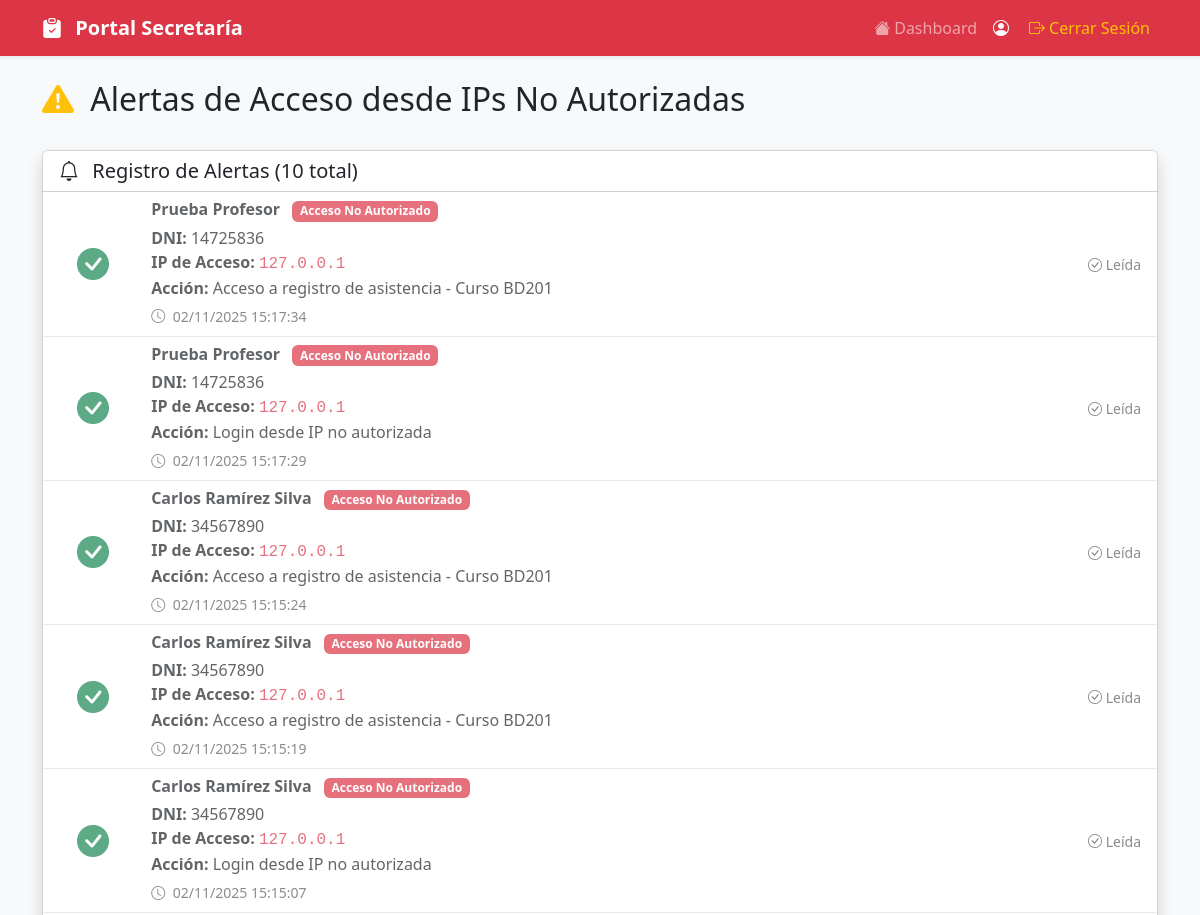
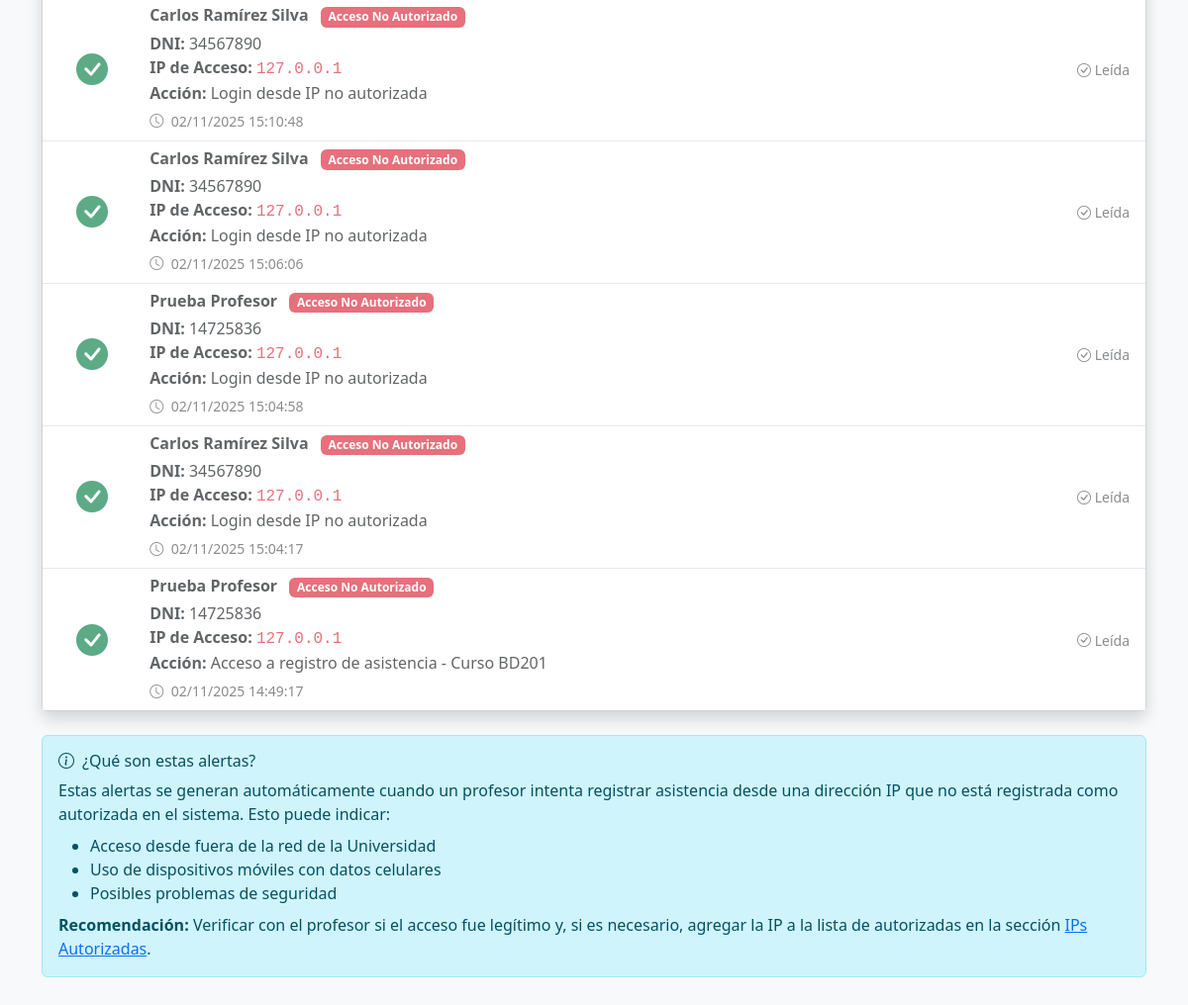
Page /gestion/alertas/ (signed in) on the committed database (2 pictures, top to bottom).
### app/models/usuario/alerta_models.py (models this page shows, shortened)
class AlertaAccesoIP(models.Model):
    profesor = models.ForeignKey(
        Profesor,
        on_delete=models.CASCADE,
        related_name='alertas_ip'
    )
    ip_address = models.GenericIPAddressField()
    fecha_hora = models.DateTimeField(auto_now_add=True)
    accion = models.CharField(max_length=200)  # Ej: "Registro de asistencia en CS101"
    leida = models.BooleanField(default=False)
    class Meta:
        db_table = 'alerta_acceso_ip'
        verbose_name = 'Alerta de Acceso IP'
        verbose_name_plural = 'Alertas de Acceso IP'
        ordering = ['-fecha_hora']

### app/models/usuario/models.py (models this page shows, shortened)
class Profesor(models.Model):
    usuario = models.OneToOneField(
        Usuario,
        on_delete=models.CASCADE,
        primary_key=True,
        related_name='profesor'
    )
    tipo_profesor = models.ForeignKey(
        TipoProfesor,
        on_delete=models.PROTECT,
        related_name='profesores'
    )
    escuela = models.ForeignKey(
        Escuela,
        on_delete=models.PROTECT,
        related_name='profesores',
        null=True,
        blank=True
    )
    especialidad = models.CharField(max_length=200, blank=True, null=True)
    grado_academico = models.CharField(max_length=100, blank=True, null=True)
    cv_url = models.URLField(blank=True, null=True)
    class Meta:
        db_table = 'profesor'
        verbose_name = 'Profesor'
        verbose_name_plural = 'Profesores'

class Usuario(AbstractBaseUser, PermissionsMixin):
    codigo = models.CharField(max_length=20, unique=True, primary_key=True)
    nombres = models.CharField(max_length=100)
    apellidos = models.CharField(max_length=100)
    email = models.EmailField(unique=True, validators=[EmailValidator()])
    telefono = models.CharField(max_length=20, blank=True, null=True)
    dni = models.CharField(
        max_length=8,
        unique=True,
        validators=[RegexValidator(regex=r'^\d{8}$', message='DNI debe tener 8 dígitos')]
    )
    tipo_usuario = models.ForeignKey(
        TipoUsuario,
        on_delete=models.PROTECT,
        related_name='usuarios'
    )
    estado_cuenta = models.ForeignKey(
        EstadoCuenta,
        on_delete=models.PROTECT,
        related_name='usuarios',
        default='ACTIVO'
    )
    permisos_usuario = models.ManyToManyField(
        Permiso,
        related_name='usuarios',
        blank=True
    )
    fecha_registro = models.DateTimeField(auto_now_add=True)
    fecha_actualizacion = models.DateTimeField(auto_now=True)
    ultimo_acceso = models.DateTimeField(null=True, blank=True)
    direccion_ip_ultimo_acceso = models.GenericIPAddressField(null=True, blank=True)
    is_active = models.BooleanField(default=True)
    is_staff = models.BooleanField(default=False)
    is_superuser = models.BooleanField(default=False)
    objects = UsuarioManager()
    USERNAME_FIELD = 'email'
    REQUIRED_FIELDS = ['codigo', 'nombres', 'apellidos', 'dni']
    class Meta:
        db_table = 'usuario'
        verbose_name = 'Usuario'
        verbose_name_plural = 'Usuarios'
        ordering = ['apellidos', 'nombres']

### app/models/usuario/admin_views.py (the view)
# urls.py: path('gestion/alertas/', admin_views.listar_alertas, name='listar_alertas'),
@never_cache
@login_required
def listar_alertas(request):
    if not hasattr(request.user, 'tipo_usuario'):
        messages.error(request, 'No tiene permisos para acceder a esta página.')
        return redirect('login')
    tipo = request.user.tipo_usuario.nombre
    if tipo not in ['Administrador', 'Secretaria']:
        messages.error(request, 'Solo administradores y secretarias pueden ver las alertas.')
        return redirect('login')
    alertas = AlertaAccesoIP.objects.select_related(
        'profesor__usuario'
    ).order_by('-fecha_hora')
    alertas_no_leidas = alertas.filter(leida=False).count()
    puede_editar = (tipo == 'Administrador')
    context = {
        'alertas': alertas,
        'alertas_no_leidas': alertas_no_leidas,
        'puede_editar': puede_editar,
    }
    return render(request, 'admin/listar_alertas.html', context)

### Templates/admin/listar_alertas.html (shortened to what this page needs)
<!doctype html>
<html lang="es">
<head>
    <link href="https://cdn.jsdelivr.net/npm/bootstrap@5.3.2/dist/css/bootstrap.min.css" rel="stylesheet">
    <link rel="stylesheet" href="https://cdn.jsdelivr.net/npm/bootstrap-icons@1.11.1/font/bootstrap-icons.css">
</head>
<body class="bg-light">
        <nav class="navbar navbar-expand-lg navbar-dark bg-danger shadow-sm">
        <div class="container">
            <a class="navbar-brand fw-bold" href="{% if usuario.tipo_usuario.nombre == 'Administrador' %}{% url 'admin_dashboard' %}{% else %}{% url 'secretaria_dashboard' %}{% endif %}">
                <i class="bi {% if usuario.tipo_usuario.nombre == 'Administrador' %}bi-shield-fill{% else %}bi-clipboard-check-fill{% endif %} me-2"></i>
                Portal {% if usuario.tipo_usuario.nombre == 'Administrador' %}Administrador{% else %}Secretaría{% endif %}
            </a>
            <div class="collapse navbar-collapse" id="navbarNav">
                <ul class="navbar-nav ms-auto">
                    <li class="nav-item">
                        <a class="nav-link" href="{% if usuario.tipo_usuario.nombre == 'Administrador' %}{% url 'admin_dashboard' %}{% else %}{% url 'secretaria_dashboard' %}{% endif %}">
                            <i class="bi bi-house-fill me-1"></i>Dashboard
                        </a>
                    </li>
                    <li class="nav-item">
                        <span class="nav-link text-white">
                            <i class="bi bi-person-circle me-1"></i>{{ usuario.nombre_completo }}
                        </span>
                    </li>
                    <li class="nav-item">
                        <a class="nav-link text-warning" href="{% url 'logout' %}">
                            <i class="bi bi-box-arrow-right me-1"></i>Cerrar Sesión
                        </a>
                    </li>
                </ul>
            </div>
        </div>
    </nav>
    <main class="container mt-4 mb-5">
        <div class="row mb-4">
            <div class="col-md-8">
                <h2>
                    <i class="bi bi-exclamation-triangle-fill text-warning me-2"></i>
                    Alertas de Acceso desde IPs No Autorizadas
                </h2>
            </div>
            <div class="col-md-4 text-end">
            </div>
        </div>
        <div class="card shadow">
            <div class="card-header bg-white">
                <h5 class="mb-0">
                    <i class="bi bi-bell me-2"></i>
                    Registro de Alertas ({{ alertas.count }} total)
                </h5>
            </div>
            <div class="card-body p-0">
                {% if alertas %}
                <div class="list-group list-group-flush">
                    {% for alerta in alertas %}
                    <div class="list-group-item {% if not alerta.leida %}alerta-no-leida{% else %}alerta-leida{% endif %}"
                         data-alerta-id="{{ alerta.id }}">
                        <div class="row align-items-center">
                            <div class="col-md-1 text-center">
                                {% if not alerta.leida %}
                                    <i class="bi bi-exclamation-circle-fill text-warning" style="font-size: 2rem;"></i>
                                {% else %}
                                    <i class="bi bi-check-circle-fill text-success" style="font-size: 2rem;"></i>
                                {% endif %}
                            </div>
                            <div class="col-md-9">
                                <h6 class="mb-1">
                                    <strong>{{ alerta.profesor.usuario.nombres }} {{ alerta.profesor.usuario.apellidos }}</strong>
                                    <span class="badge bg-danger ms-2">Acceso No Autorizado</span>
                                </h6>
                                <p class="mb-1">
                                    <strong>DNI:</strong> {{ alerta.profesor.usuario.dni }}<br>
                                    <strong>IP de Acceso:</strong>
                                    <code class="text-danger fs-6">{{ alerta.ip_address }}</code><br>
                                    <strong>Acción:</strong> {{ alerta.accion }}
                                </p>
                                <small class="text-muted">
                                    <i class="bi bi-clock me-1"></i>
                                    {{ alerta.fecha_hora|date:"d/m/Y H:i:s" }}
                                </small>
                            </div>
                            <div class="col-md-2 text-end">
                                {% if not alerta.leida %}
                                <button class="btn btn-sm btn-outline-success marcar-leida"
                                        data-alerta-id="{{ alerta.id }}"
                                        title="Marcar como leída">
                                    <i class="bi bi-check2"></i> Marcar Leída
                                </button>
                                {% else %}
                                <small class="text-muted">
                                    <i class="bi bi-check-circle"></i> Leída
                                </small>
                                {% endif %}
                            </div>
                        </div>
                    </div>
                    {% endfor %}
                </div>
                {% endif %}
            </div>
        </div>
        <div class="alert alert-info mt-4">
            <h6 class="alert-heading">
                <i class="bi bi-info-circle me-2"></i>¿Qué son estas alertas?
            </h6>
            <p class="mb-0">
                Estas alertas se generan automáticamente cuando un profesor intenta registrar asistencia
                desde una dirección IP que no está registrada como autorizada en el sistema.
                Esto puede indicar:
            </p>
            <ul class="mb-0 mt-2">
                <li>Acceso desde fuera de la red de la Universidad</li>
                <li>Uso de dispositivos móviles con datos celulares</li>
                <li>Posibles problemas de seguridad</li>
            </ul>
            <p class="mt-2 mb-0">
                <strong>Recomendación:</strong> Verificar con el profesor si el acceso fue legítimo y,
                si es necesario, agregar la IP a la lista de autorizadas en la sección
                <a href="{% url 'listar_ips' %}">IPs Autorizadas</a>.
            </p>
        </div>
    </main>
</body>
</html>

### Templates/admin/listar_alertas.html (style rules this page uses)
.alerta-leida { opacity: 0.7; }

### rows in the picture
AlertaAccesoIP: leida True (drawn), profesor.usuario.nombres "Prueba", profesor.usuario.apellidos "Profesor", profesor.usuario.dni "14725836", ip_address "127.0.0.1", accion "Acceso a registro de asistencia - Curso BD201", fecha_hora "02/11/2025 15:17:34"
AlertaAccesoIP: leida True (drawn), profesor.usuario.nombres "Prueba", profesor.usuario.apellidos "Profesor", profesor.usuario.dni "14725836", ip_address "127.0.0.1", accion "Login desde IP no autorizada", fecha_hora "02/11/2025 15:17:29"
AlertaAccesoIP: leida True (drawn), profesor.usuario.nombres "Carlos", profesor.usuario.apellidos "Ramírez Silva", profesor.usuario.dni "34567890", ip_address "127.0.0.1", accion "Acceso a registro de asistencia - Curso BD201", fecha_hora "02/11/2025 15:15:24"
AlertaAccesoIP: leida True (drawn), profesor.usuario.nombres "Carlos", profesor.usuario.apellidos "Ramírez Silva", profesor.usuario.dni "34567890", ip_address "127.0.0.1", accion "Acceso a registro de asistencia - Curso BD201", fecha_hora "02/11/2025 15:15:19"
AlertaAccesoIP: leida True (drawn), profesor.usuario.nombres "Carlos", profesor.usuario.apellidos "Ramírez Silva", profesor.usuario.dni "34567890", ip_address "127.0.0.1", accion "Login desde IP no autorizada", fecha_hora "02/11/2025 15:15:07"
AlertaAccesoIP: leida True (drawn), profesor.usuario.nombres "Carlos", profesor.usuario.apellidos "Ramírez Silva", profesor.usuario.dni "34567890", ip_address "127.0.0.1", accion "Login desde IP no autorizada", fecha_hora "02/11/2025 15:10:48"
AlertaAccesoIP: leida True (drawn), profesor.usuario.nombres "Carlos", profesor.usuario.apellidos "Ramírez Silva", profesor.usuario.dni "34567890", ip_address "127.0.0.1", accion "Login desde IP no autorizada", fecha_hora "02/11/2025 15:06:06"
AlertaAccesoIP: leida True (drawn), profesor.usuario.nombres "Prueba", profesor.usuario.apellidos "Profesor", profesor.usuario.dni "14725836", ip_address "127.0.0.1", accion "Login desde IP no autorizada", fecha_hora "02/11/2025 15:04:58"
AlertaAccesoIP: leida True (drawn), profesor.usuario.nombres "Carlos", profesor.usuario.apellidos "Ramírez Silva", profesor.usuario.dni "34567890", ip_address "127.0.0.1", accion "Login desde IP no autorizada", fecha_hora "02/11/2025 15:04:17"
AlertaAccesoIP: leida True (drawn), profesor.usuario.nombres "Prueba", profesor.usuario.apellidos "Profesor", profesor.usuario.dni "14725836", ip_address "127.0.0.1", accion "Acceso a registro de asistencia - Curso BD201", fecha_hora "02/11/2025 14:49:17"

### other values in the picture
{{ alertas.count }} "10"
